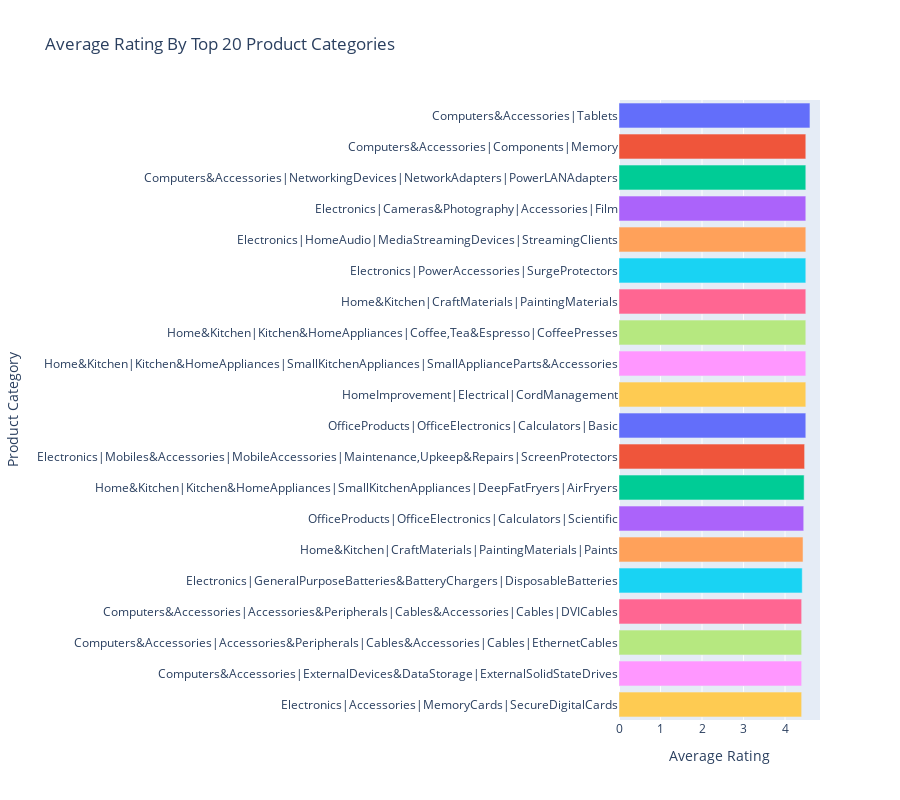

This figure's notebook cell:
### Code cell
# bar plot for average rating for each product category
fig1 = px.bar(data_frame=top_categories, 
              x='rating', 
              y='category', 
              title='Average Rating By Top 20 Product Categories',
              orientation='h',
              color='category')  # Horizontal bar chart

fig1.update_layout(xaxis_title='Average Rating', yaxis_title='Product Category', height=800, showlegend=False)
fig1.show()

### Figure 1 — Plotly figure (JSON) as saved in the notebook; plotly's stock layout.template omitted (floating-point values rounded to 4 significant figures)
{"data": [{"hovertemplate": "category=%{y}<br>rating=%{x}<extra></extra>", "legendgroup": "Computers&Accessories|Tablets", "marker": {"color": "#636efa", "pattern": {"shape": ""}}, "name": "Computers&Accessories|Tablets", "orientation": "h", "showlegend": true, "textposition": "auto", "type": "bar", "x": [4.6], "xaxis": "x", "y": ["Computers&Accessories|Tablets"], "yaxis": "y"}, {"hovertemplate": "category=%{y}<br>rating=%{x}<extra></extra>", "legendgroup": "Computers&Accessories|Components|Memory", "marker": {"color": "#EF553B", "pattern": {"shape": ""}}, "name": "Computers&Accessories|Components|Memory", "orientation": "h", "showlegend": true, "textposition": "auto", "type": "bar", "x": [4.5], "xaxis": "x", "y": ["Computers&Accessories|Components|Memory"], "yaxis": "y"}, {"hovertemplate": "category=%{y}<br>rating=%{x}<extra></extra>", "legendgroup": "Computers&Accessories|NetworkingDevices|NetworkAdapters|PowerLANAdapters", "marker": {"color": "#00cc96", "pattern": {"shape": ""}}, "name": "Computers&Accessories|NetworkingDevices|NetworkAdapters|PowerLANAdapters", "orientation": "h", "showlegend": true, "textposition": "auto", "type": "bar", "x": [4.5], "xaxis": "x", "y": ["Computers&Accessories|NetworkingDevices|NetworkAdapters|PowerLANAdapters"], "yaxis": "y"}, {"hovertemplate": "category=%{y}<br>rating=%{x}<extra></extra>", "legendgroup": "Electronics|Cameras&Photography|Accessories|Film", "marker": {"color": "#ab63fa", "pattern": {"shape": ""}}, "name": "Electronics|Cameras&Photography|Accessories|Film", "orientation": "h", "showlegend": true, "textposition": "auto", "type": "bar", "x": [4.5], "xaxis": "x", "y": ["Electronics|Cameras&Photography|Accessories|Film"], "yaxis": "y"}, {"hovertemplate": "category=%{y}<br>rating=%{x}<extra></extra>", "legendgroup": "Electronics|HomeAudio|MediaStreamingDevices|StreamingClients", "marker": {"color": "#FFA15A", "pattern": {"shape": ""}}, "name": "Electronics|HomeAudio|MediaStreamingDevices|StreamingClients", "orientation": "h", "showlegend": true, "textposition": "auto", "type": "bar", "x": [4.5], "xaxis": "x", "y": ["Electronics|HomeAudio|MediaStreamingDevices|StreamingClients"], "yaxis": "y"}, {"hovertemplate": "category=%{y}<br>rating=%{x}<extra></extra>", "legendgroup": "Electronics|PowerAccessories|SurgeProtectors", "marker": {"color": "#19d3f3", "pattern": {"shape": ""}}, "name": "Electronics|PowerAccessories|SurgeProtectors", "orientation": "h", "showlegend": true, "textposition": "auto", "type": "bar", "x": [4.5], "xaxis": "x", "y": ["Electronics|PowerAccessories|SurgeProtectors"], "yaxis": "y"}, {"hovertemplate": "category=%{y}<br>rating=%{x}<extra></extra>", "legendgroup": "Home&Kitchen|CraftMaterials|PaintingMaterials", "marker": {"color": "#FF6692", "pattern": {"shape": ""}}, "name": "Home&Kitchen|CraftMaterials|PaintingMaterials", "orientation": "h", "showlegend": true, "textposition": "auto", "type": "bar", "x": [4.5], "xaxis": "x", "y": ["Home&Kitchen|CraftMaterials|PaintingMaterials"], "yaxis": "y"}, {"hovertemplate": "category=%{y}<br>rating=%{x}<extra></extra>", "legendgroup": "Home&Kitchen|Kitchen&HomeAppliances|Coffee,Tea&Espresso|CoffeePresses", "marker": {"color": "#B6E880", "pattern": {"shape": ""}}, "name": "Home&Kitchen|Kitchen&HomeAppliances|Coffee,Tea&Espresso|CoffeePresses", "orientation": "h", "showlegend": true, "textposition": "auto", "type": "bar", "x": [4.5], "xaxis": "x", "y": ["Home&Kitchen|Kitchen&HomeAppliances|Coffee,Tea&Espresso|CoffeePresses"], "yaxis": "y"}, {"hovertemplate": "category=%{y}<br>rating=%{x}<extra></extra>", "legendgroup": "Home&Kitchen|Kitchen&HomeAppliances|SmallKitchenAppliances|SmallApplianceParts&Accessories", "marker": {"color": "#FF97FF", "pattern": {"shape": ""}}, "name": "Home&Kitchen|Kitchen&HomeAppliances|SmallKitchenAppliances|SmallApplianceParts&Accessories", "orientation": "h", "showlegend": true, "textposition": "auto", "type": "bar", "x": [4.5], "xaxis": "x", "y": ["Home&Kitchen|Kitchen&HomeAppliances|SmallKitchenAppliances|SmallApplianceParts&Accessories"], "yaxis": "y"}, {"hovertemplate": "category=%{y}<br>rating=%{x}<extra></extra>", "legendgroup": "HomeImprovement|Electrical|CordManagement", "marker": {"color": "#FECB52", "pattern": {"shape": ""}}, "name": "HomeImprovement|Electrical|CordManagement", "orientation": "h", "showlegend": true, "textposition": "auto", "type": "bar", "x": [4.5], "xaxis": "x", "y": ["HomeImprovement|Electrical|CordManagement"], "yaxis": "y"}, {"hovertemplate": "category=%{y}<br>rating=%{x}<extra></extra>", "legendgroup": "OfficeProducts|OfficeElectronics|Calculators|Basic", "marker": {"color": "#636efa", "pattern": {"shape": ""}}, "name": "OfficeProducts|OfficeElectronics|Calculators|Basic", "orientation": "h", "showlegend": true, "textposition": "auto", "type": "bar", "x": [4.5], "xaxis": "x", "y": ["OfficeProducts|OfficeElectronics|Calculators|Basic"], "yaxis": "y"}, {"hovertemplate": "category=%{y}<br>rating=%{x}<extra></extra>", "legendgroup": "Electronics|Mobiles&Accessories|MobileAccessories|Maintenance,Upkeep&Repairs|ScreenProtectors", "marker": {"color": "#EF553B", "pattern": {"shape": ""}}, "name": "Electronics|Mobiles&Accessories|MobileAccessories|Maintenance,Upkeep&Repairs|ScreenProtectors", "orientation": "h", "showlegend": true, "textposition": "auto", "type": "bar", "x": [4.471], "xaxis": "x", "y": ["Electronics|Mobiles&Accessories|MobileAccessories|Maintenance,Upkeep&Repairs|ScreenProtectors"], "yaxis": "y"}, {"hovertemplate": "category=%{y}<br>rating=%{x}<extra></extra>", "legendgroup": "Home&Kitchen|Kitchen&HomeAppliances|SmallKitchenAppliances|DeepFatFryers|AirFryers", "marker": {"color": "#00cc96", "pattern": {"shape": ""}}, "name": "Home&Kitchen|Kitchen&HomeAppliances|SmallKitchenAppliances|DeepFatFryers|AirFryers", "orientation": "h", "showlegend": true, "textposition": "auto", "type": "bar", "x": [4.46], "xaxis": "x", "y": ["Home&Kitchen|Kitchen&HomeAppliances|SmallKitchenAppliances|DeepFatFryers|AirFryers"], "yaxis": "y"}, {"hovertemplate": "category=%{y}<br>rating=%{x}<extra></extra>", "legendgroup": "OfficeProducts|OfficeElectronics|Calculators|Scientific", "marker": {"color": "#ab63fa", "pattern": {"shape": ""}}, "name": "OfficeProducts|OfficeElectronics|Calculators|Scientific", "orientation": "h", "showlegend": true, "textposition": "auto", "type": "bar", "x": [4.45], "xaxis": "x", "y": ["OfficeProducts|OfficeElectronics|Calculators|Scientific"], "yaxis": "y"}, {"hovertemplate": "category=%{y}<br>rating=%{x}<extra></extra>", "legendgroup": "Home&Kitchen|CraftMaterials|PaintingMaterials|Paints", "marker": {"color": "#FFA15A", "pattern": {"shape": ""}}, "name": "Home&Kitchen|CraftMaterials|PaintingMaterials|Paints", "orientation": "h", "showlegend": true, "textposition": "auto", "type": "bar", "x": [4.433], "xaxis": "x", "y": ["Home&Kitchen|CraftMaterials|PaintingMaterials|Paints"], "yaxis": "y"}, {"hovertemplate": "category=%{y}<br>rating=%{x}<extra></extra>", "legendgroup": "Electronics|GeneralPurposeBatteries&BatteryChargers|DisposableBatteries", "marker": {"color": "#19d3f3", "pattern": {"shape": ""}}, "name": "Electronics|GeneralPurposeBatteries&BatteryChargers|DisposableBatteries", "orientation": "h", "showlegend": true, "textposition": "auto", "type": "bar", "x": [4.414], "xaxis": "x", "y": ["Electronics|GeneralPurposeBatteries&BatteryChargers|DisposableBatteries"], "yaxis": "y"}, {"hovertemplate": "category=%{y}<br>rating=%{x}<extra></extra>", "legendgroup": "Computers&Accessories|Accessories&Peripherals|Cables&Accessories|Cables|DVICables", "marker": {"color": "#FF6692", "pattern": {"shape": ""}}, "name": "Computers&Accessories|Accessories&Peripherals|Cables&Accessories|Cables|DVICables", "orientation": "h", "showlegend": true, "textposition": "auto", "type": "bar", "x": [4.4], "xaxis": "x", "y": ["Computers&Accessories|Accessories&Peripherals|Cables&Accessories|Cables|DVICables"], "yaxis": "y"}, {"hovertemplate": "category=%{y}<br>rating=%{x}<extra></extra>", "legendgroup": "Computers&Accessories|Accessories&Peripherals|Cables&Accessories|Cables|EthernetCables", "marker": {"color": "#B6E880", "pattern": {"shape": ""}}, "name": "Computers&Accessories|Accessories&Peripherals|Cables&Accessories|Cables|EthernetCables", "orientation": "h", "showlegend": true, "textposition": "auto", "type": "bar", "x": [4.4], "xaxis": "x", "y": ["Computers&Accessories|Accessories&Peripherals|Cables&Accessories|Cables|EthernetCables"], "yaxis": "y"}, {"hovertemplate": "category=%{y}<br>rating=%{x}<extra></extra>", "legendgroup": "Computers&Accessories|ExternalDevices&DataStorage|ExternalSolidStateDrives", "marker": {"color": "#FF97FF", "pattern": {"shape": ""}}, "name": "Computers&Accessories|ExternalDevices&DataStorage|ExternalSolidStateDrives", "orientation": "h", "showlegend": true, "textposition": "auto", "type": "bar", "x": [4.4], "xaxis": "x", "y": ["Computers&Accessories|ExternalDevices&DataStorage|ExternalSolidStateDrives"], "yaxis": "y"}, {"hovertemplate": "category=%{y}<br>rating=%{x}<extra></extra>", "legendgroup": "Electronics|Accessories|MemoryCards|SecureDigitalCards", "marker": {"color": "#FECB52", "pattern": {"shape": ""}}, "name": "Electronics|Accessories|MemoryCards|SecureDigitalCards", "orientation": "h", "showlegend": true, "textposition": "auto", "type": "bar", "x": [4.4], "xaxis": "x", "y": ["Electronics|Accessories|MemoryCards|SecureDigitalCards"], "yaxis": "y"}], "layout": {"barmode": "relative", "height": 800, "legend": {"title": {"text": "category"}, "tracegroupgap": 0}, "showlegend": false, "title": {"text": "Average Rating By Top 20 Product Categories"}, "xaxis": {"anchor": "y", "domain": [0, 1], "title": {"text": "Average Rating"}}, "yaxis": {"anchor": "x", "categoryarray": ["Electronics|Accessories|MemoryCards|SecureDigitalCards", "Computers&Accessories|ExternalDevices&DataStorage|ExternalSolidStateDrives", "Computers&Accessories|Accessories&Peripherals|Cables&Accessories|Cables|EthernetCables", "Computers&Accessories|Accessories&Peripherals|Cables&Accessories|Cables|DVICables", "Electronics|GeneralPurposeBatteries&BatteryChargers|DisposableBatteries", "Home&Kitchen|CraftMaterials|PaintingMaterials|Paints", "OfficeProducts|OfficeElectronics|Calculators|Scientific", "Home&Kitchen|Kitchen&HomeAppliances|SmallKitchenAppliances|DeepFatFryers|AirFryers", "Electronics|Mobiles&Accessories|MobileAccessories|Maintenance,Upkeep&Repairs|ScreenProtectors", "OfficeProducts|OfficeElectronics|Calculators|Basic", "HomeImprovement|Electrical|CordManagement", "Home&Kitchen|Kitchen&HomeAppliances|SmallKitchenAppliances|SmallApplianceParts&Accessories", "Home&Kitchen|Kitchen&HomeAppliances|Coffee,Tea&Espresso|CoffeePresses", "Home&Kitchen|CraftMaterials|PaintingMaterials", "Electronics|PowerAccessories|SurgeProtectors", "Electronics|HomeAudio|MediaStreamingDevices|StreamingClients", "Electronics|Cameras&Photography|Accessories|Film", "Computers&Accessories|NetworkingDevices|NetworkAdapters|PowerLANAdapters", "Computers&Accessories|Components|Memory", "Computers&Accessories|Tablets"], "categoryorder": "array", "domain": [0, 1], "title": {"text": "Product Category"}}}}
